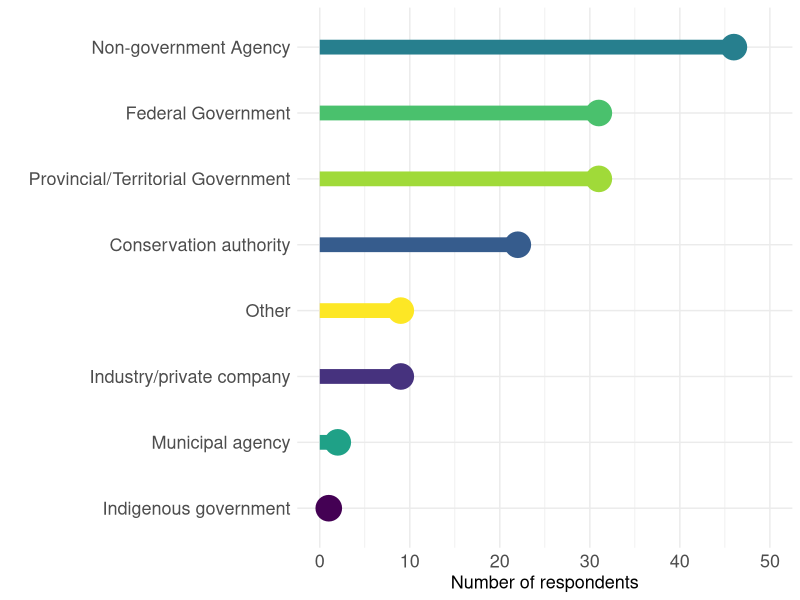

Source code (R): (Note: this script raises an error after producing the figure.)

# Session Info ------------------------------------------------------------
sessionInfo()
# R version 4.3.0 (2023-04-21 ucrt)
# Platform: x86_64-w64-mingw32/x64 (64-bit)
# Running under: Windows 11 x64 (build 22631)
# 
# Matrix products: default
# 
# 
# locale:
#   [1] LC_COLLATE=English_Canada.utf8  LC_CTYPE=English_Canada.utf8    LC_MONETARY=English_Canada.utf8
# [4] LC_NUMERIC=C                    LC_TIME=English_Canada.utf8    
# 
# time zone: America/New_York
# tzcode source: internal
# 
# attached base packages:
#   [1] stats     graphics  grDevices utils     datasets  methods   base     
# 
# other attached packages:
#   [1] patchwork_1.1.2   viridis_0.6.3     viridisLite_0.4.2 lubridate_1.9.2   forcats_1.0.0    
# [6] stringr_1.5.0     dplyr_1.1.2       purrr_1.0.1       readr_2.1.4       tidyr_1.3.0      
# [11] tibble_3.2.1      ggplot2_3.5.0     tidyverse_2.0.0  
# 
# loaded via a namespace (and not attached):
#   [1] gtable_0.3.4     compiler_4.3.0   tidyselect_1.2.0 gridExtra_2.3    scales_1.3.0    
# [6] R6_2.5.1         labeling_0.4.3   generics_0.1.3   munsell_0.5.0    pillar_1.9.0    
# [11] tzdb_0.4.0       rlang_1.1.1      utf8_1.2.3       stringi_1.7.12   timechange_0.2.0
# [16] cli_3.6.1        withr_2.5.1      magrittr_2.0.3   grid_4.3.0       rstudioapi_0.14 
# [21] hms_1.1.3        lifecycle_1.0.3  vctrs_0.6.2      glue_1.6.2       farver_2.1.1    
# [26] fansi_1.0.4      colorspace_2.1-0 tools_4.3.0      pkgconfig_2.0.3

# libraries -----------------------------------------------

library(dplyr)
library(ggplot2)
library(forcats)
library(viridis)
library(stringr)
library(patchwork)
library(cowplot)


# Location of work --------------------------------------------------------
# using output directly from Qualtrics (summed English and French surveys)

organizations <- read.csv("data/qualtrics_output/organization_qualitrics_output.csv")
str(organizations)

organizations$Organization <- recode_factor(organizations$Organization,
                                   "Non-government agency (e.g., Nature Conservancy Canada, Ducks Unlimited Canada)" = "Non-government Agency",
                                   "Canadian provincial or territorial government agency" = "Provincial/Territorial Government",
                                   "Canadian federal government agency" = "Federal Government")




org_colour = c("Non-government Agency" = '#277F8E',
               'Provincial/Territorial Government' = '#A0DA39',
               'Federal Government' = '#4AC16D',
               'Municipal agency' = '#1FA187',
               'Other' = '#FDE725',
               'Conservation authority' = '#365C8D',
               'Industry/private company' = '#46327E',
               'Indigenous government' = '#440154')

colnames(organizations)

org_n <- organizations %>% mutate(Organization = fct_reorder(Organization,
                                           Sum, .desc = FALSE)) %>% 
            ggplot() + 
            geom_segment(aes(x = Organization, xend = Organization, 
                              y = 0, yend = Sum, 
                             colour = Organization),lwd = 5) +
  geom_point(aes(x = Organization, y = Sum, colour = Organization),
             size=7, shape = 19, stroke = 1.5) +
            coord_flip() +
            xlab(" ") +
            ylab("Number of respondents") +
            theme_minimal() +
            theme(axis.text = element_text(size = 13),
                  axis.title = element_text(size = 13),
                  legend.position = "none",
                  legend.key.size = unit(1, 'cm'),
                  legend.text = element_text(size = 12),
                  #legend.direction = "horizontal",
                  legend.title = element_blank()) +
            ylim(0, 50) +
            scale_colour_manual(values = org_colour)


# Duration at workplace ---------------------------------------------------
duration <- read.csv("data/qualtrics_output/duration_qualtrics_output.csv")
data <- read.csv("data/survey_likerts.csv")

duration$Duration <- recode_factor(duration$Duration,
                                   "over 10 years" = "> 10 years",
                                   "Less than 1 year" = "< 1 year")

duration <- duration %>% select(Duration,Sum)

# Duration Sum
# 1     < 1 year  12
# 2  1 - 2 years  18
# 3  3 - 5 years  27
# 4 5 - 10 years  31
# 5   > 10 years  62

###### years worked x place worked ####
data$duration <- recode_factor(data$duration,
                               "Over 10 years" = "over 10 years")


data$duration <- recode_factor(data$duration,
                               "over 10 years" = "> 10 years",
                               "Less than 1 year" = "< 1 year")

colnames(data)

duration_org <- data %>% group_by(organization) %>% 
            count(duration)

duration_org <- duration_org[-1,]
duration_org <- duration_org[-31,]

duration_org$organization <- recode_factor(duration_org$organization,
                                            "Non-government agency (e.g., Nature Conservancy Canada, Ducks Unlimited Canada)" = "Non-government Agency",
                                            "Canadian provincial or territorial government agency" = "Provincial/Territorial Government",
                                            "Canadian federal government agency" = "Federal Government")


write.csv(duration_org, "data/duration_workplace_organized.csv")

###### generate duration x workplace figure #####
duration_org <- read.csv("data/duration_workplace_organized.csv")

duration_n <- duration_org %>% ggplot(aes(fill = organization, y = n, 
                        x = factor(duration,
                                   level = c('< 1 year',
                                             '1 - 2 years',
                                             '3 - 5 years',
                                             '5 - 10 years',
                                             '> 10 years')))) +
            geom_bar(position = "dodge", stat = "identity") +
            theme_minimal() +
            coord_flip() +
            xlab(" ") +
            ylab("Number of respondents") +
            theme_minimal() +
            theme(axis.text = element_text(size = 13),
                  axis.title = element_text(size = 13),
                  legend.position = 'right',
                  legend.key.size = unit(0.5, 'cm'),
                  legend.text = element_text(size = 11),
                  #legend.direction = "horizontal",
                  legend.title = element_blank()) +
            scale_fill_manual(values = org_colour)


# Location ----------------------------------------------------------------
location <- read.csv("data/qualtrics_output/location_qualtrics_output.csv")
location <- location %>% select(Location, Sum)

location_n <- location %>% mutate(Location = fct_reorder(Location,
                                           Sum, .desc = FALSE)) %>% 
            ggplot() + 
            geom_segment(aes(x = Location, xend = Location, 
                              y = 0, yend = Sum),
                         colour = '#36a3ab', lwd = 4) +
            geom_point(aes(x = Location, y = Sum), 
                       size=6, shape = 19,
                       stroke = 1.5, colour = '#36a3ab') +
            coord_flip() +
            xlab(" ") +
            ylab("Number of respondents") +
            theme_minimal() +
            theme(axis.text = element_text(size = 13),
                  axis.title = element_text(size = 13),
                  legend.position = "none",
                  legend.key.size = unit(1, 'cm'),
                  legend.text = element_text(size = 12),
                  #legend.direction = "horizontal",
                  legend.title = element_blank()) +
            ylim(0, 70) 


# put panel together ------------------------------------------------------


panel <- org_n + duration_n + location_n + location_n +
            plot_annotation(tag_levels = "A")
            

ggsave('output/panel_demographics.jpg',
       width = 14, height = 10)


ggsave('output/panel_demographics.tiff',
       width = 14, height = 10)
